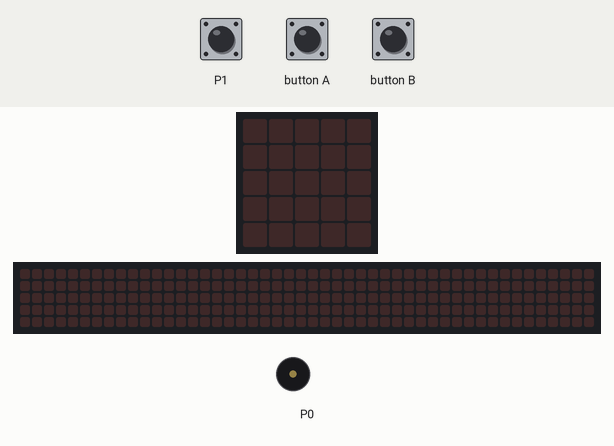
This program was run on a simulated BBC micro:bit (MakeCode). Parts: the board's 5×5 LED display, a strip that is not on the board, showing the scrolling text unrolled, buzzer (waves = sounding). The test bench sets the inputs (shaded band). Random numbers come from a fixed seed; the 48×5 strip is a reading aid, not a part: it shows the text the display is scrolling, unrolled, one strip-width of it at a time.

Above: at 1.2 s.
1.3 s: touch pin P1 pressed for 0.15 s
At 1.7 s:
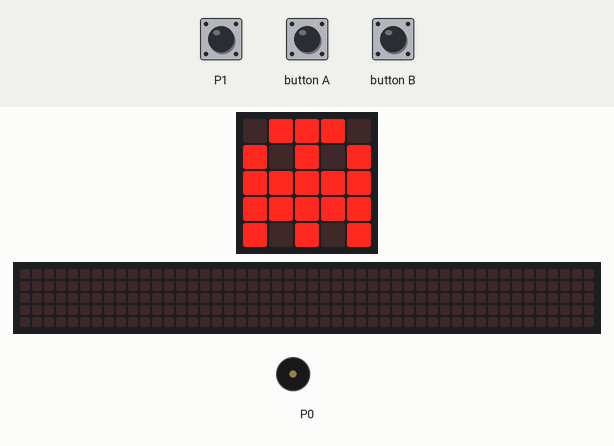
At 3.6 s:
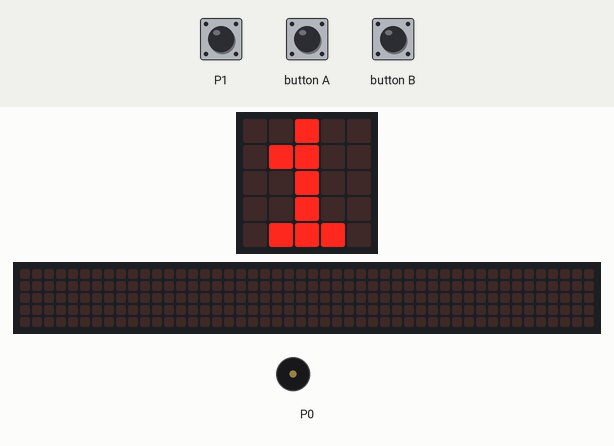
3.9 s: button B pressed for 0.15 s
At 9.37 s:
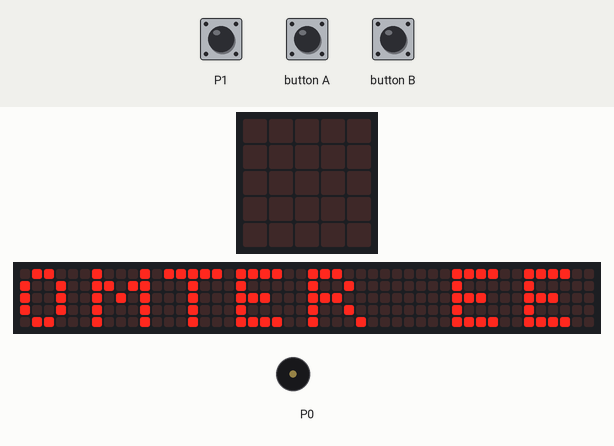
Timing chart, 0 to 10.9 s (numbered marks = the images above; inputs shaded):
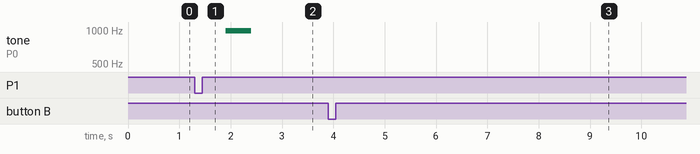

Measured:
- after the input at 1.3 s, tone on P0: silent → 988 Hz after 0.60 s, → silent 0.50 s later; the display: changes at once (image 1)
- after the input at 3.9 s, the display: first changes after 0.15 s (image 3 shows a later state)
- what the display in image 3 shows lasts 0.4 s, from 9.2 s to 9.6 s

The program:

main.ts
```typescript
let random_nummer = 0
let Tellen = 0
input.onButtonPressed(Button.B, function () {
    random_nummer = randint(0, 6)
    if (random_nummer == 1) {
        basic.showString("OMTER EERST EEN GLAS WATER LEEG DRINKEN ")
    } else if (random_nummer == 1) {
        basic.showString("PINGPONG, EERST TOT 3")
    } else if (random_nummer == 1) {
        basic.showString("IN DE 20 GOOIEN ")
    } else if (random_nummer == 1) {
        basic.showString("OMTER EERST 6 GOOIEN MET EEN DOBELLESTEEN ")
    } else if (random_nummer == 1) {
        basic.showString("EEN VOORWERP VERSTOPPEN / ZOEKEN ")
    } else if (random_nummer == 1) {
        basic.showString("EEN SLOKJE WATER ")
    }
})
basic.forever(function () {
    if (input.pinIsPressed(TouchPin.P1)) {
        basic.showIcon(IconNames.Ghost)
        music.playTone(988, music.beat(BeatFraction.Whole))
        Tellen += 1
        basic.showNumber(Tellen)
    }
})
basic.forever(function () {
    if (input.buttonIsPressed(Button.A)) {
        Tellen = 0
        basic.showNumber(Tellen)
    }
})
```

test.ts
```typescript
// tests gaan hier; deze zal niet worden gecompileerd wanneer dit pakket wordt gebruikt als extensie.
```
